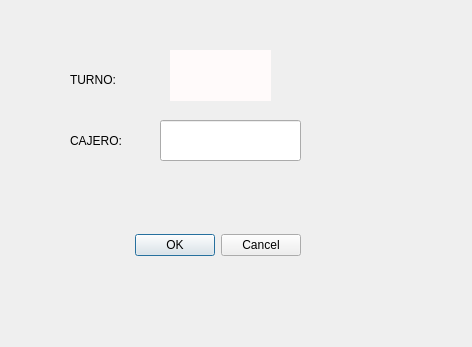
<?xml version="1.0" encoding="UTF-8"?>
<ui version="4.0">
 <class>Dialog</class>
 <widget class="QDialog" name="Dialog">
  <property name="geometry">
   <rect>
    <x>0</x>
    <y>0</y>
    <width>472</width>
    <height>347</height>
   </rect>
  </property>
  <property name="windowTitle">
   <string>Dialog</string>
  </property>
  <widget class="QDialogButtonBox" name="buttonBox">
   <property name="geometry">
    <rect>
     <x>-60</x>
     <y>220</y>
     <width>361</width>
     <height>51</height>
    </rect>
   </property>
   <property name="orientation">
    <enum>Qt::Horizontal</enum>
   </property>
   <property name="standardButtons">
    <set>QDialogButtonBox::Cancel|QDialogButtonBox::Ok</set>
   </property>
  </widget>
  <widget class="QLabel" name="label">
   <property name="geometry">
    <rect>
     <x>70</x>
     <y>70</y>
     <width>66</width>
     <height>19</height>
    </rect>
   </property>
   <property name="text">
    <string>TURNO:</string>
   </property>
  </widget>
  <widget class="QLabel" name="TurnoLabel">
   <property name="geometry">
    <rect>
     <x>170</x>
     <y>50</y>
     <width>101</width>
     <height>51</height>
    </rect>
   </property>
   <property name="styleSheet">
    <string notr="true">background-color:snow;
color:black;</string>
   </property>
   <property name="text">
    <string/>
   </property>
  </widget>
  <widget class="QLabel" name="label_3">
   <property name="geometry">
    <rect>
     <x>70</x>
     <y>130</y>
     <width>81</width>
     <height>21</height>
    </rect>
   </property>
   <property name="text">
    <string>CAJERO:</string>
   </property>
  </widget>
  <widget class="QLineEdit" name="CajeroInput">
   <property name="geometry">
    <rect>
     <x>160</x>
     <y>120</y>
     <width>141</width>
     <height>41</height>
    </rect>
   </property>
  </widget>
 </widget>
 <resources/>
 <connections>
  <connection>
   <sender>buttonBox</sender>
   <signal>accepted()</signal>
   <receiver>Dialog</receiver>
   <slot>accept()</slot>
   <hints>
    <hint type="sourcelabel">
     <x>248</x>
     <y>254</y>
    </hint>
    <hint type="destinationlabel">
     <x>157</x>
     <y>274</y>
    </hint>
   </hints>
  </connection>
  <connection>
   <sender>buttonBox</sender>
   <signal>rejected()</signal>
   <receiver>Dialog</receiver>
   <slot>reject()</slot>
   <hints>
    <hint type="sourcelabel">
     <x>316</x>
     <y>260</y>
    </hint>
    <hint type="destinationlabel">
     <x>286</x>
     <y>274</y>
    </hint>
   </hints>
  </connection>
 </connections>
</ui>
